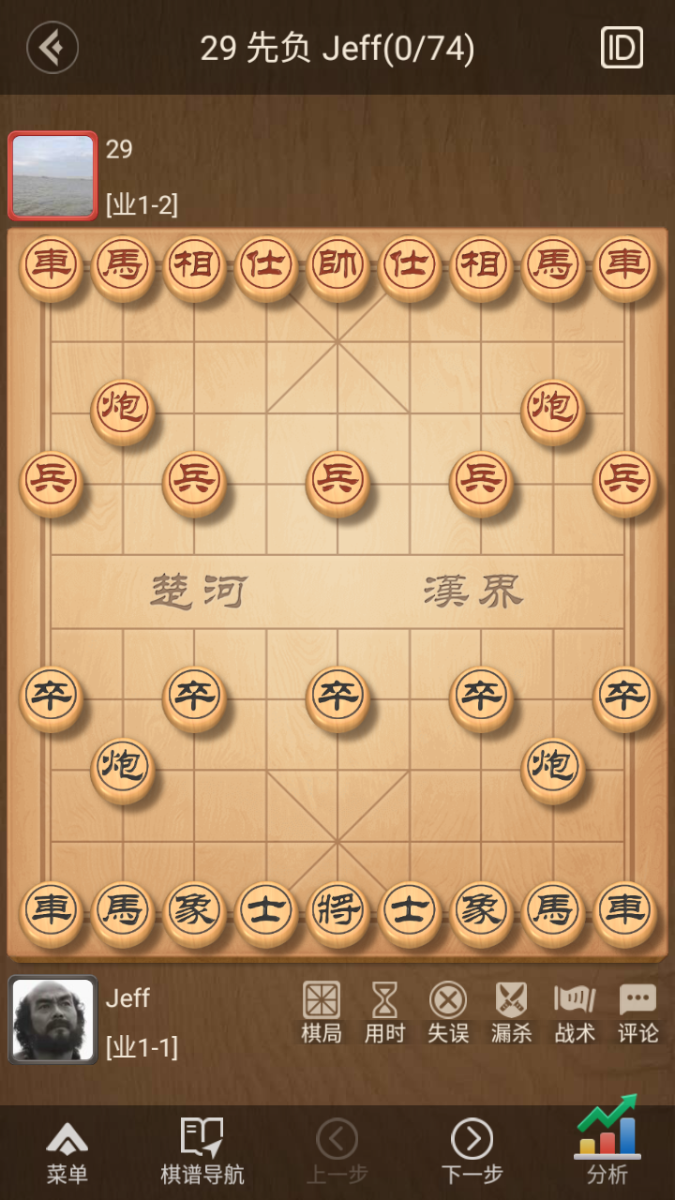
#> input picture 2026-11-17/xiangqi-move-logic/work/inspect/Screenshot_20261117-103346.png, 675 x 1200 px, found by its file name
$ python fen_guess.py
#> lines starting #> are read from the running program, lines starting #| are printed output that depends on the picture; after the words box and inside, x2 and y2 are one past the last pixel; in counts of white or black regions, pixels touching at a corner belong together
"""按位置猜兵种：图像 row 9 是红方底线（9 子），row 0 是黑方底线（9 子）。
从 strict 颜色识别里把颜色填进去，然后用位置逻辑补兵种。
"""

import os
import sys

import cv2
import numpy as np

_HERE = os.path.dirname(os.path.abspath(__file__))
_ROOT = os.path.dirname(_HERE)
if _ROOT not in sys.path:
    sys.path.insert(0, _ROOT)

from engine import decide_position

IMG = r"g:\chessCn\images\Screenshot_20261117-103346.png"
ROI = (0, 101, 720, 1264)

HORZ = [188, 263, 339, 411, 490, 569, 644, 720, 796, 864, 926]
VERT = [43, 131, 207, 284, 360, 437, 513, 590, 666, 717]


def guess_fen_from_colors(color_grid):
    """根据 strict 识别的颜色 grid 猜 FEN。

    约定：
      图像 row 0 = 图像最上方 = 应该是黑方上方区域
      图像 row 9 = 图像最下方 = 应该是红方下方区域

      用位置+颜色猜兵种：
        红方底线（row 9）：9 个红子 → R N B A K A B N R
        黑方底线（row 0）：9 个黑子 → r n b a k a b n r
        次线：4 个子 → 两个炮（c3 和 c7），其余空
        第三层：5 个兵/卒
    """
    # 首先把 strict 里的深浅颜色都合并
    color_grid = [
        ["R" if c.upper() == "R" else ("B" if c.upper() == "B" else ".")
         for c in row] for row in color_grid
    ]

    # 按位置分兵种
    fen_lines = []
    for row in range(10):
        line = []
        for col in range(9):
            color = color_grid[row][col]
            if color == ".":
                line.append(".")
                continue
            # 红方（图像下方 row 6-9）还是黑方（图像上方 row 0-3）
            if row >= 6:  # 图像下方（红方区域）
                depth = row - 9  # row 9 → 底线（depth=0），row 6 → depth=-3（空）
            else:  # 图像上方（黑方区域）
                depth = row - 0  # row 0 → 底线（depth=0）
            if depth == 0:  # 底线
                name = ["R", "N", "B", "A", "K", "A", "B", "N", "R"][col]
                line.append(name if color == "R" else name.lower())
            elif depth == 1:  # 次线
                if col == 2 or col == 7:
                    line.append("C" if color == "R" else "c")
                else:
                    line.append(".")
            elif depth == 2:  # 兵/卒行
                if col in (0, 2, 4, 6, 8):
                    line.append("P" if color == "R" else "p")
                else:
                    line.append(".")
            elif depth < 0:  # 图像下方 row 5/6 不该有红方（strict 误判）
                # 看颜色
                if color == "R":
                    line.append("P")  # 暂时当兵
                else:
                    line.append(".")
            else:  # 黑方 depth=2 → 卒行
                if depth == 2:
                    if col in (0, 2, 4, 6, 8):
                        line.append("p")
                    else:
                        line.append(".")
                else:
                    line.append(".")
        fen_lines.append("".join(line))

    # FEN 行序：row 0 最上方（黑方底线），row 9 最下方（红方底线）——正好匹配我们的行序！
    return "/".join(fen_lines) + " w - - 0 1"


def main():
    img = cv2.imread(IMG)
#> img is the input picture: shape (1200, 675, 3); mean B, G, R 94.3, 130.8, 165.2
    x0, y0, _, _ = ROI
    crop = img[y0:y0 + 1163, x0:x0 + 720]
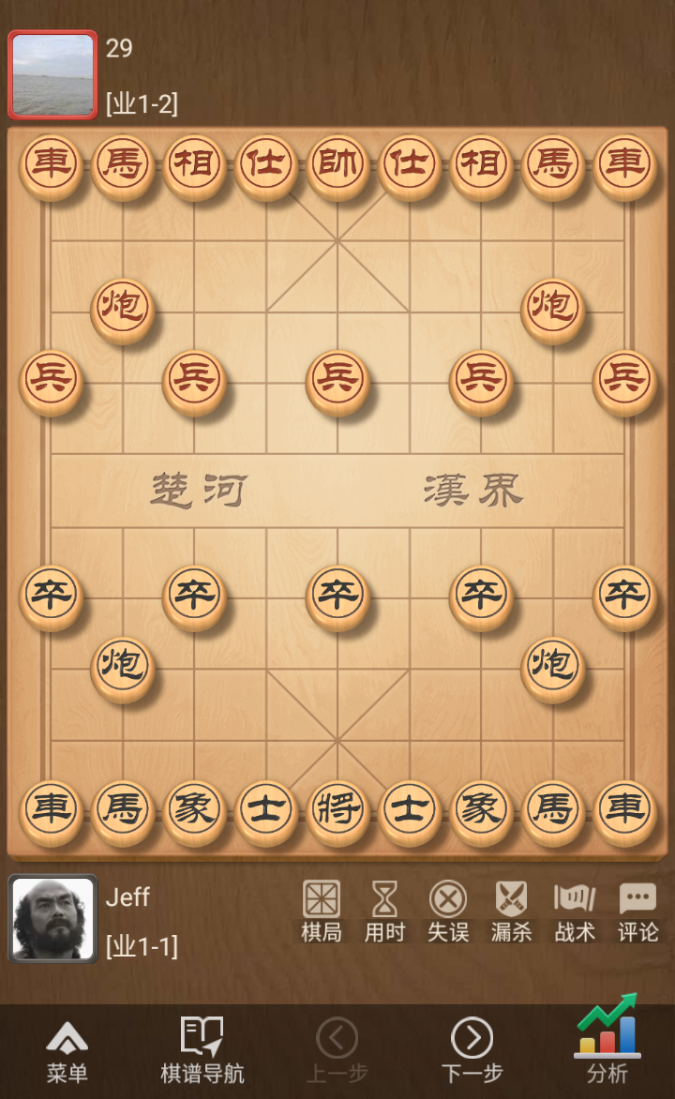
#> crop: shape (1099, 675, 3); mean B, G, R 99.9, 138.4, 174.5
    hsv = cv2.cvtColor(crop, cv2.COLOR_BGR2HSV)
#> hsv: shape (1099, 675, 3); mean H, S, V 16.1, 115.3, 174.8

    red_mask = ((hsv[..., 0] < 10) | (hsv[..., 0] > 160)) & (hsv[..., 1] > 50) & (hsv[..., 2] > 60)
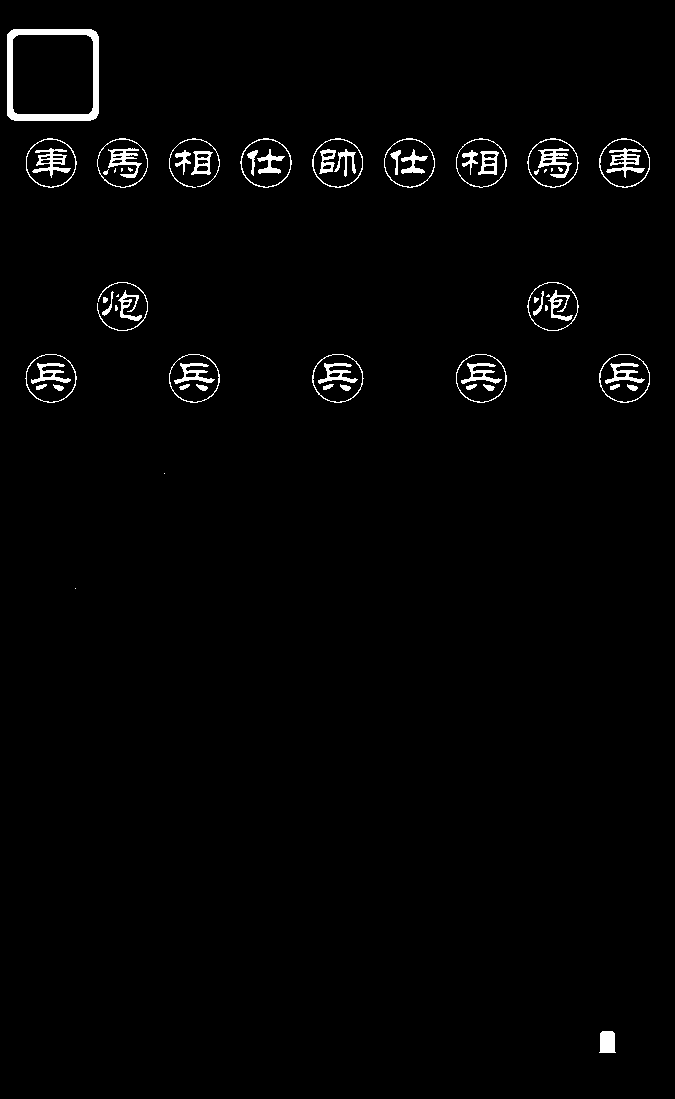
#> red_mask: shape (1099, 675) bool; 1.6% white; 67 white regions (14 under 20 px), largest, box (x1, y1, x2, y2) and area: (7, 29, 99, 121) 2116, (606, 148, 645, 178) 443, (32, 148, 71, 178) 442
    black_mask = hsv[..., 2] < 70
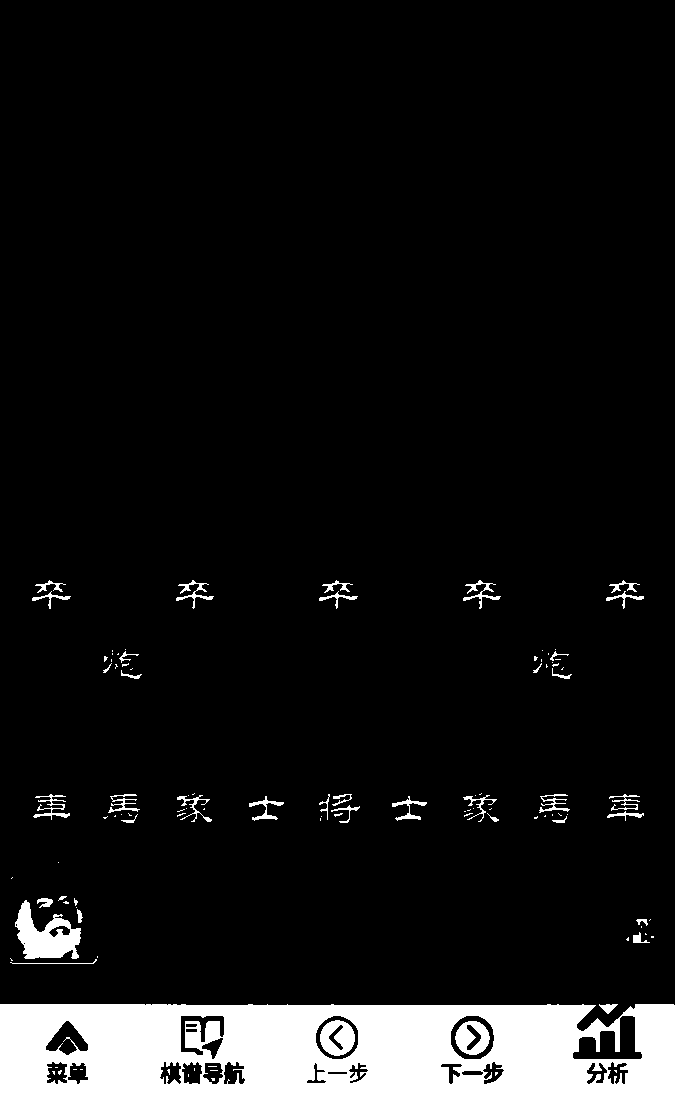
#> black_mask: shape (1099, 675) bool; 8.4% white; 109 white regions (69 under 20 px), largest, box (x1, y1, x2, y2) and area: (0, 1004, 675, 1099) 53795, (15, 900, 81, 959) 2093, (320, 1020, 355, 1056) 860

    color_grid = []
    for row in range(10):
        y_lo, y_hi = HORZ[row], HORZ[row + 1]
        row_chars = []
        for col in range(9):
            x_lo, x_hi = VERT[col], VERT[col + 1]
            rr = red_mask[y_lo:y_hi, x_lo:x_hi].mean()
            br = black_mask[y_lo:y_hi, x_lo:x_hi].mean()
            if rr > 0.03 and rr >= br * 1.1:
                row_chars.append("R")
            elif br > 0.05 and br >= rr:
                row_chars.append("B")
            elif rr > br * 0.7 and rr > 0.015:
                row_chars.append("R")
            elif br > rr * 0.7 and br > 0.02:
                row_chars.append("B")
            else:
                row_chars.append(".")
        color_grid.append(row_chars)
#> after the loop, color_grid = 10 items

    fen = guess_fen_from_colors(color_grid)
#> after the loop in guess_fen_from_colors, `for row in range(10):`: fen_lines = ['.........', '.........', 'P.P......', '.........', '.........', '.........', '.........', '.........', '.........', 'r........']
    print(f"猜出的 FEN: {fen}")
#> (printed output is left out)

    # 验证 FEN 能不能被引擎解析
    result = decide_position(fen=fen, time_limit=2.0, max_depth=5, top_n=1)
    best = result.get("best_move")
    print(f"引擎输出: best_move={best['chinese'] if best else None} ({best['iccs'] if best else None})")
    print(f"理由: {best['reason'] if best else result.get('message')}")
    print(f"局面状态: {result.get('status')}")


if __name__ == "__main__":
    main()
#> (the call stopped at in main, `result = decide_position(fen=fen, time_limit=2.0, max_depth=5, top_n=1)`: engine is not available in this run)

$ run again, with 2026-11-17/xiangqi-move-logic/work/inspect/Screenshot_20261117-103459.png copied over 2026-11-17/xiangqi-move-logic/work/inspect/Screenshot_20261117-103346.png
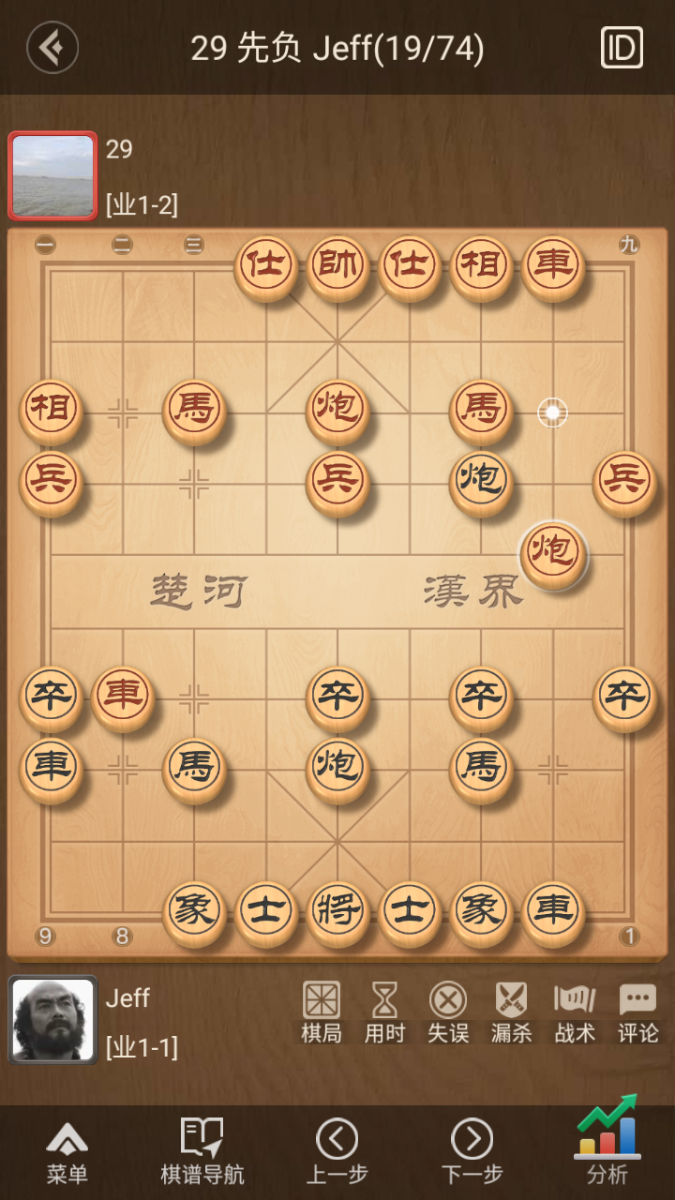
#> input picture 2026-11-17/xiangqi-move-logic/work/inspect/Screenshot_20261117-103459.png, 675 x 1200 px, found by its file name
#> in main, img is the input picture: shape (1200, 675, 3); mean B, G, R 94.3, 130.7, 165.2
#> hsv: shape (1099, 675, 3); mean H, S, V 16.1, 115.3, 174.9
#> in main, `red_mask = ((hsv[..., 0] < 10) | (hsv[..., 0] > 160)) & (hsv[..., 1] >..`:
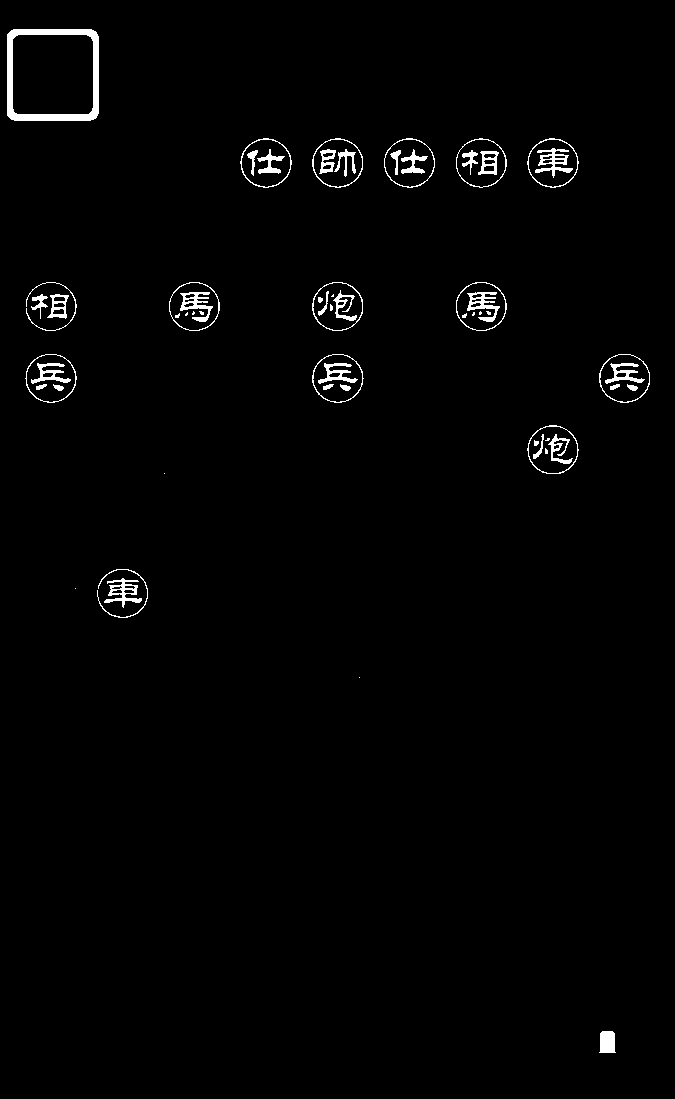
#> red_mask: shape (1099, 675) bool; 1.5% white; 60 white regions (15 under 20 px), largest, box (x1, y1, x2, y2) and area: (7, 29, 99, 121) 2116, (535, 148, 573, 178) 445, (104, 578, 142, 608) 431
#> in main, `black_mask = hsv[..., 2] < 70`:
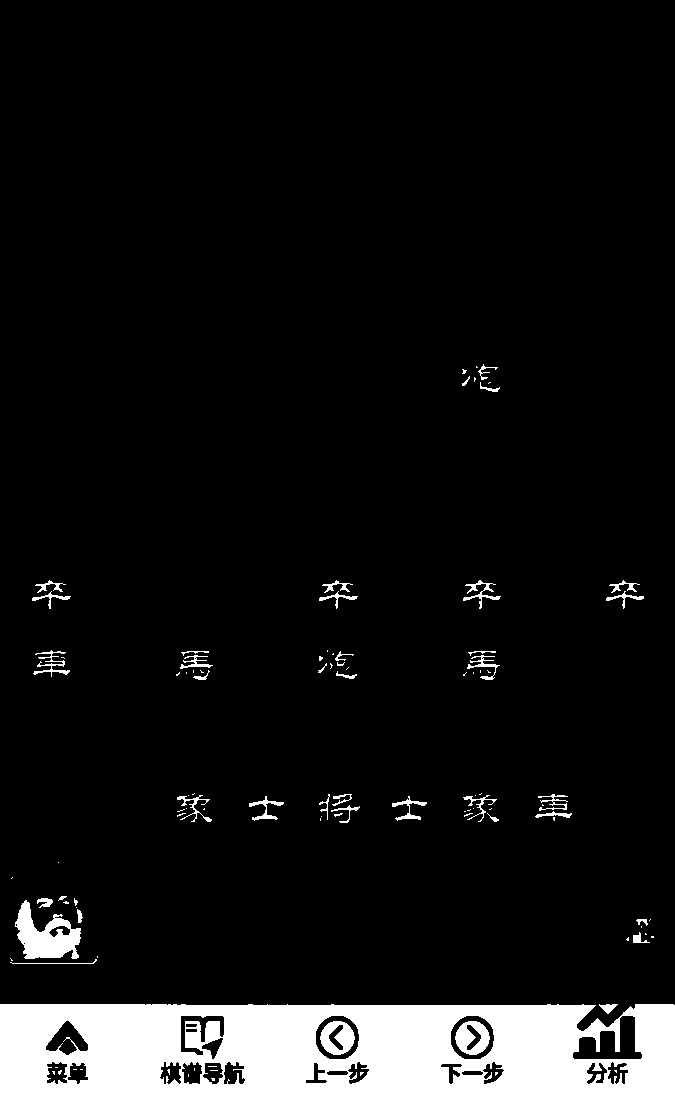
#> black_mask: shape (1099, 675) bool; 8.3% white; 103 white regions (63 under 20 px), largest, box (x1, y1, x2, y2) and area: (0, 1004, 675, 1099) 53541, (15, 900, 81, 959) 2093, (320, 1021, 355, 1055) 755
#> after the loop in main, `for row in range(10):`: color_grid = 10 items
#> after the loop in guess_fen_from_colors, `for row in range(10):`: fen_lines = ['.........', '..C......', 'P........', '.........', '.........', '.........', '.........', '.........', '.........', 'r........']
#> (printed output is left out)
